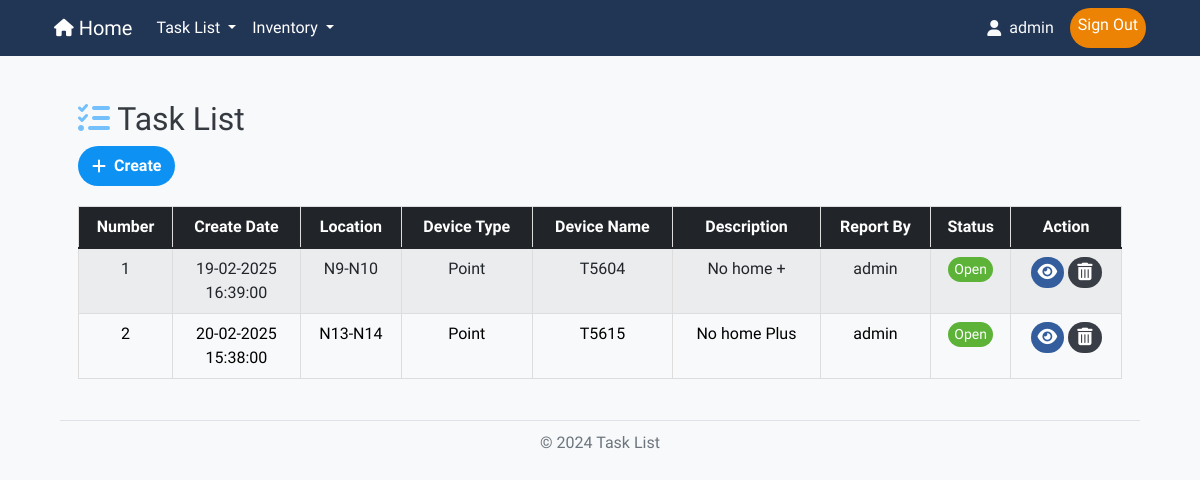
The app's page / (signed in) with its own data.
### models.py (models this page shows, shortened)
class User(UserMixin, db.Model):
    id = db.Column(db.Integer, primary_key=True)
    username = db.Column(db.String(50), unique=True, nullable=False)
    password = db.Column(db.String(255), nullable=False)
    role = db.Column(db.String(20), nullable=False)

class Work(db.Model):
    number = db.Column(db.Integer, primary_key=True, autoincrement=True)  # เลข 6 หลัก รันอัตโนมัติ
    create_date = db.Column(db.DateTime, default=now_utc)  # วันที่และเวลา สร้างอัตโนมัติ
    work_order = db.Column(db.String(50), nullable=False)          # Work Order
    line_id = db.Column(db.Integer, db.ForeignKey('line.id'), nullable=True)
    location_id = db.Column(db.Integer, db.ForeignKey('location.id'), nullable=True)
    device_type_id = db.Column(db.Integer, db.ForeignKey('device_type.id'), nullable=True)
    device_name_id = db.Column(db.Integer, db.ForeignKey('device_name.id'), nullable=True)
    description = db.Column(db.Text, nullable=False)               # รายละเอียด
    report_by = db.Column(db.String(50), nullable=False)           # ผู้รายงาน
    status = db.Column(db.String(20), nullable=False, default="open")  # สถานะ (ค่าเริ่มต้น: open)
    link = db.Column(db.String(255), nullable=True)           # URL ของไฟล์
    cause_id = db.Column(db.Integer, db.ForeignKey('cause.id'), nullable=True)  # ForeignKey เชื่อมกับ Cause
    point_casedetail_id = db.Column(db.Integer, db.ForeignKey('point_case_detail.id'), nullable=True)  # ForeignKey เชื่อมกับ PointCaseDetail
    line = db.relationship('Line', backref='works')
    location = db.relationship('Location', backref='works')
    device_type = db.relationship('DeviceType', backref='works')
    device_name = db.relationship('DeviceName', backref='works')
    cause = db.relationship('Cause', backref='works')
    point_casedetail = db.relationship('PointCaseDetail', backref='works')

class Location(db.Model):
    id = db.Column(db.Integer, primary_key=True)
    name = db.Column(db.String(50), nullable=False)
    line_id = db.Column(db.Integer, db.ForeignKey('line.id'), nullable=False)
    line = db.relationship('Line', backref=db.backref('locations', lazy=True))

class DeviceType(db.Model):
    id = db.Column(db.Integer, primary_key=True)
    name = db.Column(db.String(50), nullable=False)
    line_id = db.Column(db.Integer, db.ForeignKey('line.id'), nullable=False)
    line = db.relationship('Line', backref=db.backref('device_types', lazy=True))

class DeviceName(db.Model):
    id = db.Column(db.Integer, primary_key=True)
    name = db.Column(db.String(100), nullable=False)
    device_type_id = db.Column(db.Integer, db.ForeignKey('device_type.id'), nullable=False)
    location_id = db.Column(db.Integer, db.ForeignKey('location.id'), nullable=False)
    device_type = db.relationship('DeviceType', backref=db.backref('device_names', lazy=True))
    location = db.relationship('Location', backref=db.backref('device_names', lazy=True))
    bound = db.Column(db.String(100), nullable=True)
    inandout = db.Column(db.String(100), nullable=True)
    serial_number = db.Column(db.String(100), nullable=True)
    ip_address = db.Column(db.String(45), nullable=True)
    mac_address = db.Column(db.String(17), nullable=True)
    channel = db.Column(db.String(50), nullable=True)
    device_role = db.Column(db.String(50), nullable=True)
    force_data = db.Column(db.String(50), nullable=True)
    vac_white = db.Column(db.String(50), nullable=True)
    current_white = db.Column(db.String(50), nullable=True)
    vac_red = db.Column(db.String(50), nullable=True)
    current_red = db.Column(db.String(50), nullable=True)
    vac_yellow = db.Column(db.String(50), nullable=True)
    current_yellow = db.Column(db.String(50), nullable=True)
    f1_f2 = db.Column(db.String(50), nullable=True)
    red_module = db.Column(db.String(50), nullable=True)
    white_module = db.Column(db.String(50), nullable=True)
    yellow_module = db.Column(db.String(50), nullable=True)

### routes.py (the view)
    @app.route('/')
    @login_required
    def index():
        works = Work.query.all()
        return render_template("index.html", works=works)

### app.py (called while the page is built)
@login_manager.user_loader
def load_user(user_id):      # โหลดผู้ใช้จากฐานข้อมูลตาม user_id
    return User.query.get(int(user_id))

### templates/index.html (shortened to what this page needs)
{% import "bootstrap/wtf.html" as wtf %}
{% extends "layout.html" %}
{% block content %}
<!DOCTYPE html>
<html lang="en">
<head>
    <link rel="stylesheet" href="https://cdn.jsdelivr.net/npm/bootstrap@5.1.3/dist/css/bootstrap.min.css">
    <link rel="stylesheet" href="https://cdn.jsdelivr.net/npm/bootstrap-table/dist/bootstrap-table.min.css">
    <link rel="stylesheet" href="{{ url_for('static', filename='/style.css') }}">
</head>
<body>
<div class="container">
    <br>
    <h2><i class="fa-solid fa-list-check" style="color: #74C0FC;"></i> Task List</h2>
    <div id="toolbar">
        <a href="{{ url_for('create') }}" class="custom-index-btn">
            <i class="fa-solid fa-plus"></i>Create
        </a>
    </div>
    {% if works %}
    <div class="table-responsive">
        <table data-toggle="table"
            data-toolbar="#toolbar"
            data-search="true"
            data-pagination="true"
            data-page-list="[10, 25, 50, 100, all]"
            class="table table-striped table-hover">
            <thead class="table-dark">
                <tr>
                    <th data-sortable="true" data-field="number">Number</th>
                    <th data-sortable="true" data-field="create_date">Create Date</th>
                    <th data-sortable="true" data-field="location_name">Location</th>
                    <th data-sortable="true" data-field="device_type">Device Type</th>
                    <th data-sortable="true" data-field="device_name">Device Name</th>
                    <th data-sortable="true" data-field="description">Description</th>
                    <th data-sortable="true" data-field="report_by">Report By</th>
                    <th data-sortable="true" data-field="status">Status</th>
                    <th data-field="action">Action</th>
                </tr>
            </thead>
            <tbody>
                {% for work in works %}
                <tr>
                    <td>{{ loop.index }}</td>
                    <td>{{ work.create_date.strftime('%d-%m-%Y') }}<br>
                        {{ work.create_date.strftime('%H:%M:%S') }}</td>
                    <td>{{ work.location.name if work.location else '-' }}</td>
                    <td>{{ work.device_type.name if work.device_type else '-' }}</td>
                    <td>{{ work.device_name.name if work.device_name else '-' }}</td>
                    <td>
                        {% if work.description|length > 20 %}
                            <span title="{{ work.description }}" data-bs-toggle="tooltip" data-bs-placement="top">
                                {{ work.description[:20] }}...
                            </span>
                        {% else %}
                            {{ work.description }}
                        {% endif %}
                    </td>
                    <td>{{ work.report_by }}</td>
                    <td>
                        {% if work.status == 'Open' %}
                            <span class="status-open">{{ work.status }}</span>
                        {% elif work.status == 'Closed' %}
                            <span class="status-closed">{{ work.status }}</span>
                        {% else %}
                            <span class="status-other">{{ work.status }}</span>
                        {% endif %}
                    </td>
                    <td class="actions">
                        <a href="{{ url_for('work_detail', number=work.number) }}" class="btn custom-view-btn">
                        </a>
                        {% if current_user.role == 'admin' %}
                            <a href="#" onclick="confirmDelete('{{ loop.index }}', '{{ work.number }}')" class="btn custom-delete-btn">
                            </a>
                        {% endif %}
                    </td>
                </tr>
                {% endfor %}
            </tbody>
        </table>
    </div>
    {% endif %}
</div>
</body>
</html>
{% endblock %}

### templates/layout.html (shortened to what this page needs)
<!DOCTYPE html>
<html lang="en">
<head>
    <link href="https://cdn.jsdelivr.net/npm/bootstrap@5.3.3/dist/css/bootstrap.min.css" rel="stylesheet">
    <link rel="stylesheet" href="https://cdnjs.cloudflare.com/ajax/libs/font-awesome/6.0.0-beta3/css/all.min.css">
    <link rel="stylesheet" href="{{ url_for('static', filename='/style.css') }}">
	<link href="https://unpkg.com/boxicons@latest/css/boxicons.min.css" rel="stylesheet">
</head>
<body>
	<nav class="navbar navbar-expand-lg navbar-dark sticky-top" id="custom-navbar">
		<div class="container">
			<a class="navbar-brand" href="/"><i class="fa-solid fa-house fa-sm"></i> Home</a>
			<div class="collapse navbar-collapse" id="navbarNav">
				<ul class="navbar-nav me-auto">
					<li class="nav-item dropdown">
						<a class="nav-link dropdown-toggle" href="/" id="navbarDropdown" role="button" data-bs-toggle="dropdown" aria-expanded="false">
							Task List
						</a>
					</li>
					<li class="nav-item dropdown">
						<a class="nav-link dropdown-toggle" href="/" id="navbarDropdown" role="button" data-bs-toggle="dropdown" aria-expanded="false">
							Inventory
						</a>
					</li>
				</ul>
				<ul class="navbar-nav ms-auto">
					{% if current_user.is_authenticated %}
						<span class="navbar-text text-light me-3 navbar-text"><i class="fa-solid fa-user"></i> {{ current_user.username }}</span>
						<a class="nav-link custom-login-btn" href="{{ url_for('logout') }}">Sign Out</a>
					{% else %}
						<a class="nav-link custom-login-btn" href="{{ url_for('login') }}">Sign In</a>
					{% endif %}
				</ul>
			</div>
		</div>
	</nav>
	<main class="container">
		{% block content %}
		{% endblock %}
	</main>
	<footer>
		<div class="footer-line"></div>
		<p class="footer-text">© 2024 Task List</p>
	</footer>
</body>
</html>

### static/style.css (style rules this page uses)
body { font-family: 'Ubuntu', sans-serif; background-color: #f8f9fa; color: #343a40; margin: 0; padding: 0; }
#custom-navbar { background-color: #213555; }
#custom-navbar .nav-link { color: #ffffff; }
main { flex: 1; padding: 20px; }
footer { padding: 5px 0; }
.footer-line { border-top: 1px solid #dee2e6; width: 90%; margin: 0 auto; }
.footer-text { text-align: center; margin-top: 10px; color: #6c757d; }
.navbar-text { display: flex; align-items: center; }
.navbar-text i { margin-right: 8px; }
.custom-login-btn { background-color: #EC8305; color: #FFFAEC; border: none; padding: 5px 20px; border-radius: 1.25rem; text-align: center; text-decoration: none; display: inline-block; font-size: 16px; }
.custom-index-btn { display: inline-flex; align-items: center; padding: 8px 14px; background-color: #0D92F4; color: #fff; font-size: 16px; font-weight: bold; text-align: center; border-radius: 1.25rem; text-decoration: none; transition: background-color 0.3s ease, transform 0.2s ease; }
.custom-index-btn i { font-size: 16px; margin-right: 8px; vertical-align: middle; }
.custom-view-btn { display: inline-flex; align-items: center; padding: 14px 6px; background-color: #335d9c; color: #ffffff; font-size: 14px; text-align: center; border-radius: 1.25rem; text-decoration: none; transition: background-color 0.3s ease, transform 0.2s ease; }
.custom-delete-btn { display: inline-flex; align-items: center; padding: 14px 8px; background-color: #393E46; color: #ffffff; font-size: 14px; text-align: center; border-radius: 1.25rem; text-decoration: none; transition: background-color 0.3s ease, transform 0.2s ease; }
.status-open { display: inline-flex; align-items: center; padding: 2px 6px; background-color: #5CB338; color: #ffffff; font-size: 14px; text-align: center; border-radius: 1.25rem; text-decoration: none; transition: background-color 0.3s ease, transform 0.2s ease; }
table { width: 100%; margin: 20px auto; max-width: 100%; border-collapse: collapse; }
th, td { border: 1px solid #ddd; padding: 8px; text-align: center; }
th { background-color: #f4f4f4; }

### records on screen
User: username "admin"
Work: create_date "19-02-2025", create_date "16:39:00", location "N9-N10", device_type "Point", device_name "T5604", description "No home +", report_by "admin", status "Open"
Work: create_date "20-02-2025", create_date "15:38:00", location "N13-N14", device_type "Point", device_name "T5615", description "No home Plus", report_by "admin", status "Open"
